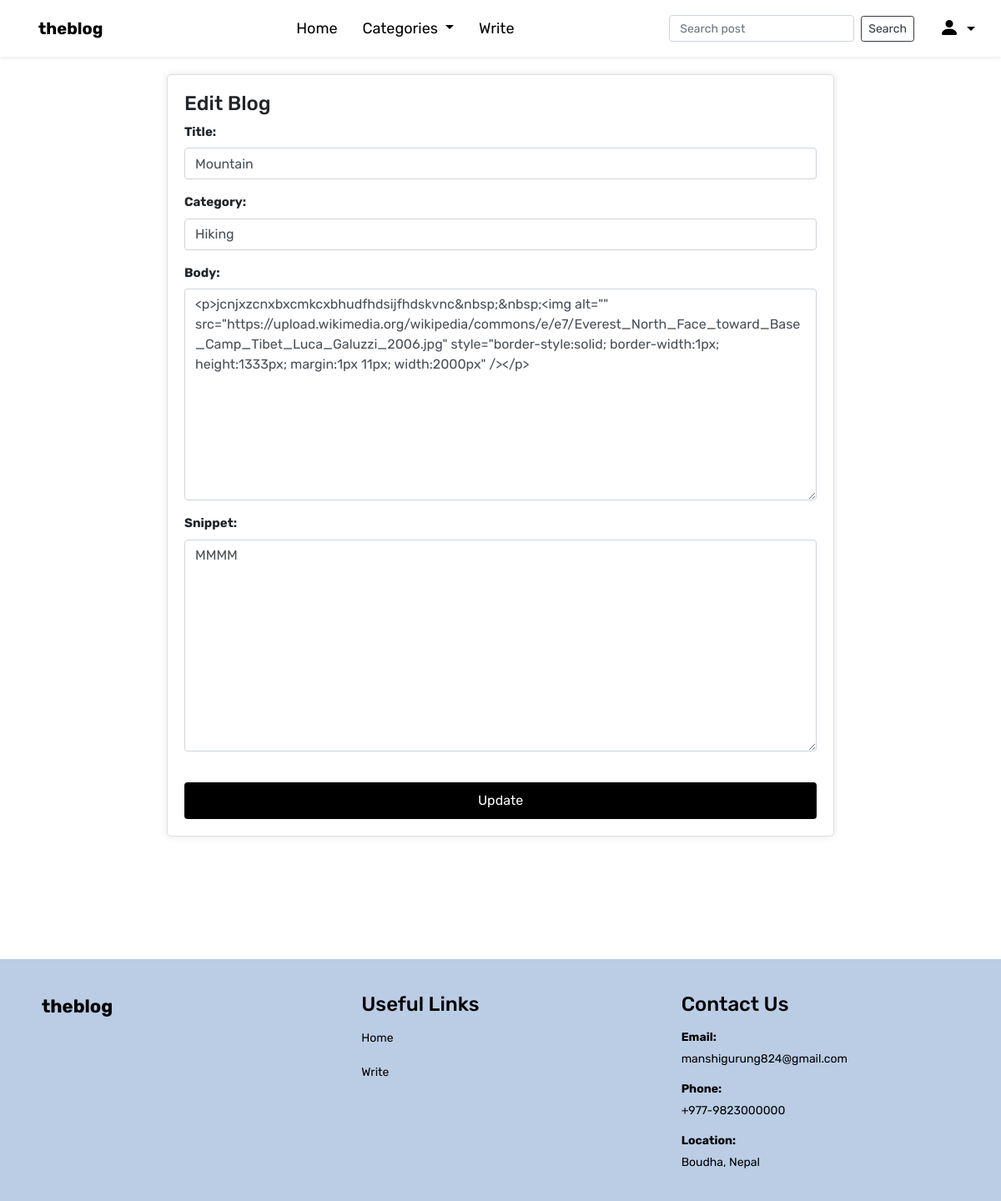
Screenshot of /article/edit/46 (signed in) with the database file from the repository.
### theblog/models.py (models this page shows, shortened)
class Post(models.Model):
	title = models.CharField(max_length=255)
	title_tag = models.CharField(max_length=255, default='Blog', blank=True)
	author = models.ForeignKey(User, on_delete=models.CASCADE)
	body = RichTextField(blank=True, null=True)
	post_date = models.DateField(auto_now_add=True)
	category = models.CharField(max_length=255, default='coding')
	snippet = models.CharField(max_length=255)
	likes = models.ManyToManyField(User, related_name='blog_posts')

### theblog/views.py (the view, shortened to what this page needs)
# urls.py: path('article/edit/<int:pk>', UpdatePostView.as_view(), name="update_post"),
class UpdatePostView(CatMenuMixin, UpdateView):
	model = Post
	form_class = EditForm
	template_name = 'update_post.html'

### theblog/forms.py
class EditForm(forms.ModelForm):
	class Meta:
		model = Post
		fields = ('title', 'title_tag', 'category','body', 'snippet')
		widgets = {
		'title': forms.TextInput(attrs={'class':'form-control'}),
		'title_tag': forms.TextInput(attrs={'class':'form-control', 'type':'hidden'}),
		'category': forms.Select(choices=choice_list, attrs={'class':'form-control'}),
		'body': forms.Textarea(attrs={'class':'form-control'}),
		'snippet': forms.Textarea(attrs={'class':'form-control'}),
		}

### theblog/models.py (called while the page is built)
	def __str__(self):
		return self.name

### theblog/views.py (called while the page is built)
	def get_context_data(self, *args, **kwargs):
		cat_menu = Category.objects.all()
		context = super().get_context_data(*args, **kwargs)
		context["cat_menu"] = cat_menu
		return context

### theblog/templates/update_post.html (shortened to what this page needs)
{% extends 'base.html' %}
{% block content %}
{% if user.is_authenticated %}
	{% if user.id == post.author.id %}
		<div class="form-group">
			<h4>Edit Blog</h4>
			<form method="POST">
				{{ form.as_p }}
				<br>
				<button class="btn btn-secondary">Update</button>
			</form>
		</div>
		<br><br>
	{% else%}
		You're not allowed here
	{% endif %}
{% else %}
You are not allowed here
{% endif %}
{% endblock %}

### theblog/templates/base.html (style rules this page uses)
:root { --bs-primary: black; --bs-orange: #525252; }
body { font-family: "Rubik", sans-serif; font-optical-sizing: auto; font-size: 14px; background: white; font-weight: 400px; font-style: normal; }
.form-group { max-width: 800px; margin: auto; padding: 20px; border: 1px solid #ddd; border-radius: 5px; box-shadow: 0 0 10px rgba(0, 0, 0, 0.1); }
form { width: 100%; margin: auto; }
.btn-secondary { width: 100%; background-color: black; color: #fff; border: none; padding: 10px 20px; border-radius: 4px; cursor: pointer; }
label { display: block; margin-bottom: 8px; font-weight: bold; font-size: 15px; }

### rows the page displays
Post: title "Mountain", category "Hiking", body "<p>jcnjxzcnxbxcmkcxbhudfhdsijfhdskvnc&nbsp;&nbsp;<img alt=\"\" src=\"https://upload.wikimedia.org/wikipedia/commons/e/e7/Everest_North_Face_toward_Base_Camp_Tibet_Luca_Galuzzi_2006.jpg\" style=\"border-style:solid; border-width:1px; height:1333px; margin:1px 11px; width:2000px\" /></p>", snippet "MMMM"
